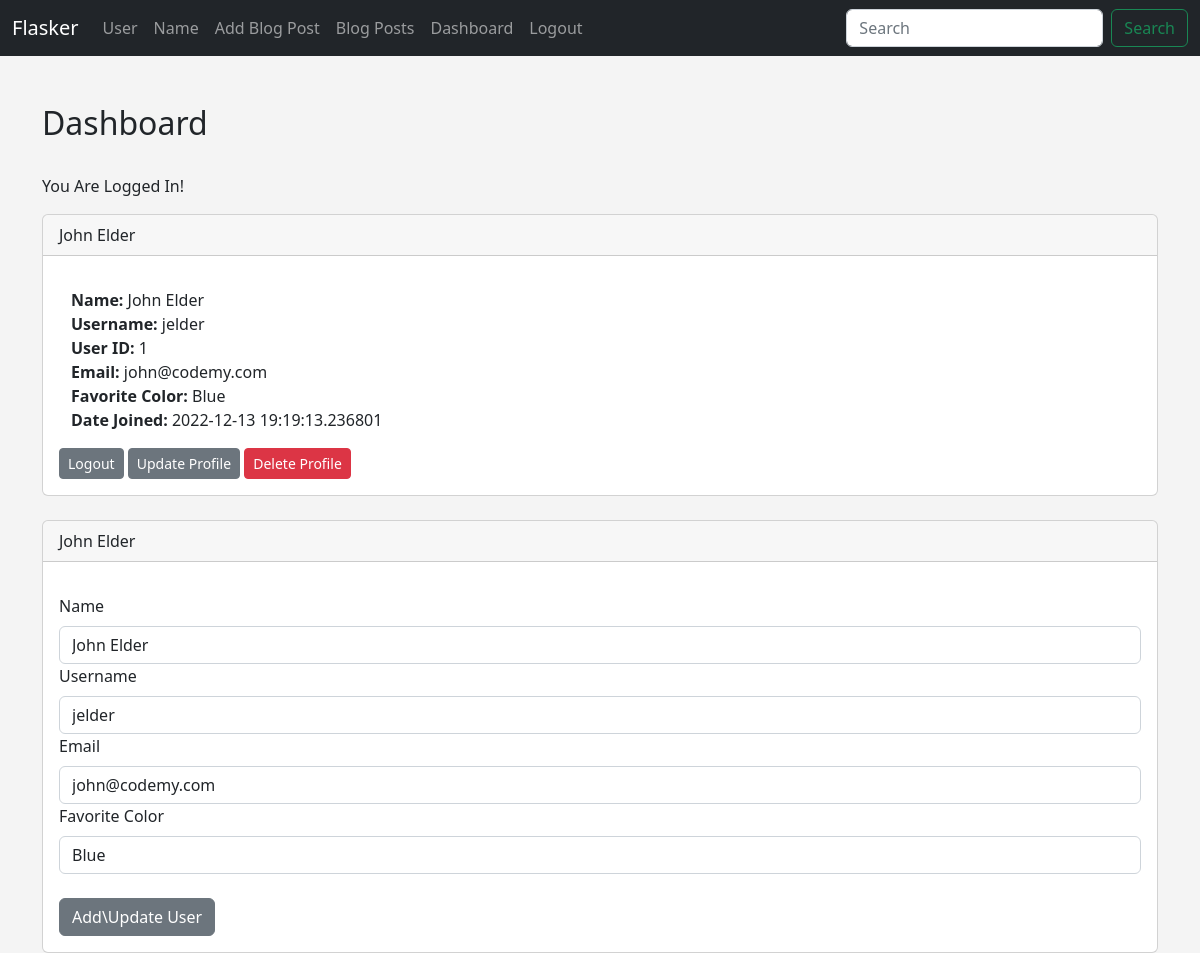
The app's page /dashboard (signed in) with its own data.
### hello.py (models this page shows, shortened)
class Users(db.Model, UserMixin):
    id = db.Column(db.Integer, primary_key=True) # gets assigned automatically, since primary key
    username = db.Column(db.String(20), nullable=False)
    name = db.Column(db.String(200), nullable=False) # max length=200, cannot be blank
    email = db.Column(db.String(120), nullable=False, unique=True) # must be unique
    date_added = db.Column(db.DateTime, default=datetime.utcnow)
    favorite_color = db.Column(db.String(120))
    password_hash = db.Column(db.String(128))
    @property
    def password(self):
        raise AttributeError('Password is not a readable attribute!') # shows error if something goes wrong

### hello.py (the view)
@app.route('/dashboard', methods=['GET', 'POST'])
@login_required
def dashboard():
    form = UserForm()
    id = current_user.id # have to designate, since wasn't passed in URL
    name_to_update = Users.query.get_or_404(id)
    if request.method == 'POST':
        name_to_update.name = request.form['name']
        name_to_update.email = request.form['email']
        name_to_update.favorite_color = request.form['favorite_color']
        name_to_update.username = request.form['username']
        try:
            db.session.commit() # commits current values (from form) to DB
            flash('User Update Successful!')
            return render_template('dashboard.html', form=form, name_to_update=name_to_update)
        except:
            flash('Error - Update Unsuccessful!')
            return render_template('dashboard.html', form=form, name_to_update=name_to_update)
    else:
        return render_template('dashboard.html', form=form, name_to_update=name_to_update, id=id)

### hello.py
class UserForm(FlaskForm):
    name = StringField('Name', validators=[DataRequired()])
    username = StringField('Username', validators=[DataRequired()])
    email = StringField('Email', validators=[DataRequired()])
    favorite_color = StringField('Favorite Color')
    password_hash = PasswordField('Password', validators=[DataRequired(), EqualTo('password_hash2')])
    password_hash2 = PasswordField('Confirm Password', validators=[DataRequired()])
    submit = SubmitField('Add\\Update User') # 'submit' button

### hello.py (called while the page is built)
@login_manager.user_loader
def load_user(user_id):
    return Users.query.get(int(user_id))

### templates/dashboard.html (shortened to what this page needs)
{% extends 'base.html' %}
{% block content %}
<h2>Dashboard</h2>
<br/>
<p>You Are Logged In!</p>
<div class="card">
    <div class="card-header">
      {{ current_user.name }}
    </div>
    <div class="card-body">
    <p class="card-text">
  <div class="container">
      <div class="row">
          <div class="col-8">
            <strong>Name: </strong>{{ current_user.name }}<br/>
            <strong>Username: </strong>{{ current_user.username }}<br/>
            <strong>User ID: </strong>{{ current_user.id }}<br/>
            <strong>Email: </strong>{{ current_user.email }}<br/>
            <strong>Favorite Color: </strong>{{ current_user.favorite_color }}<br/>
            <strong>Date Joined: </strong>{{ current_user.date_added }}<br/>
          </p>
      </div>
    </div>
</div>
<a href="{{ url_for('logout') }}" class="btn btn-secondary btn-sm">Logout</a>
<a href="{{ url_for('update', id=current_user.id) }}" class="btn btn-secondary btn-sm">Update Profile</a>
<a href="{{ url_for('delete', id=current_user.id) }}" class="btn btn-danger btn-sm">Delete Profile</a>
</div><br/>
<div class="card">
  <div class="card-header">
    {{ current_user.name }}
  </div>
  <div class="card-body">
  <p class="card-text">
    <form method="POST" action="/dashboard">
      {{ form.name.label(class="form-label") }}
      {{ form.name(class="form-control", value=current_user.name) }}
      {{ form.username.label(class="form-label") }}
      {{ form.username(class="form-control", value=current_user.username) }}
      {{ form.email.label(class="form-label") }}
      {{ form.email(class="form-control", value=current_user.email) }}
      {{ form.favorite_color.label(class="form-label") }}
      {{ form.favorite_color(class="form-control", value=current_user.favorite_color) }}
      <br/>
      {{ form.submit(class="btn btn-secondary") }}
  </form>
{% endblock %}

### static/css/style.css (style rules this page uses)
body { background: #f4f4f4; }

### records on screen
Users: name "John Elder", username "jelder", id "1", email "john@codemy.com", favorite_color "Blue", date_added "2022-12-13 19:19:13.236801"
